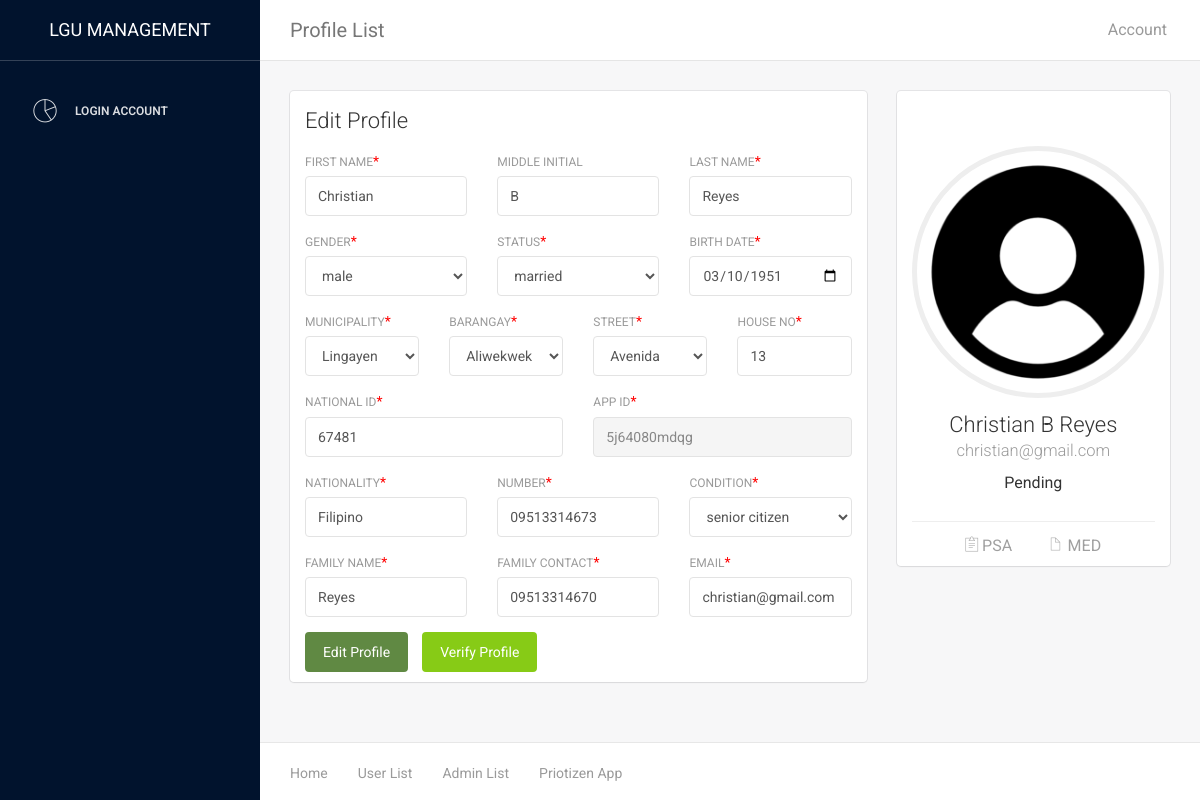
The page /LGU/user_edit.php?user_id=5j64080mdqg on the database its author committed.
### tables this page shows
CREATE TABLE `verified` (
  `id` int(11) NOT NULL,
  `fname` varchar(45) DEFAULT NULL,
  `mi` varchar(5) DEFAULT NULL,
  `lname` varchar(45) DEFAULT NULL,
  `email` varchar(45) DEFAULT NULL,
  `bdate` varchar(20) DEFAULT NULL,
  `status_rs` varchar(20) DEFAULT NULL,
  `gender` varchar(20) DEFAULT 'Male',
  `address` varchar(100) DEFAULT NULL,
  `number` varchar(15) DEFAULT NULL,
  `valid_id` varchar(200) DEFAULT NULL,
  `app_id` varchar(15) DEFAULT NULL,
  `photo` varchar(200) DEFAULT NULL,
  `conditions` varchar(20) DEFAULT NULL,
  `nationality` varchar(45) NOT NULL DEFAULT 'Filipino',
  `family_name` varchar(45) DEFAULT NULL,
  `family_contact` varchar(15) DEFAULT NULL,
  `brgy` varchar(45) DEFAULT NULL
);

CREATE TABLE `address` (
  `id` int(11) NOT NULL,
  `user_id` varchar(45) DEFAULT NULL,
  `brgy` varchar(45) DEFAULT NULL,
  `street` varchar(45) DEFAULT NULL,
  `house` varchar(45) DEFAULT NULL
);

CREATE TABLE `account` (
  `id` int(11) NOT NULL,
  `account_id` varchar(45) DEFAULT NULL,
  `email` varchar(45) DEFAULT NULL,
  `passcode` varchar(45) DEFAULT NULL,
  `account_type` varchar(10) DEFAULT 'user',
  `account_status` varchar(10) DEFAULT 'Pending',
  `isfirstlogin` int(1) DEFAULT '0'
);

### LGU/user_edit.php (the view, shortened to what this page needs)
<?php
require('connection.php');
if(isset($_GET['user_id'])){
    $user_id = $_GET['user_id'];
}else{
    $user_id = $_SESSION['user_id'];
}
$query = "SELECT v.*, a.account_status ,ad.* , d.psa , d.med FROM verified v INNER JOIN  account a on a.account_id = v.app_id inner join doc d on v.app_id = d.user_id inner join address ad on ad.user_id = v.app_id where v.app_id= '$user_id'";
$result = mysqli_query($conn, $query);
$assoc = mysqli_fetch_assoc($result);
extract($assoc);
?>
<!doctype html>
<html lang="en">
<head>
    <link href="assets/css/bootstrap.min.css" rel="stylesheet" />
    <link href="assets/css/animate.min.css" rel="stylesheet"/>
    <link href="assets/css/light-bootstrap-dashboard.css?v=1.4.0" rel="stylesheet"/>
    <link href="assets/css/demo.css" rel="stylesheet" />
    <link href="assets/css/confirmation.css" rel="stylesheet" />
    <link href="http://maxcdn.bootstrapcdn.com/font-awesome/4.2.0/css/font-awesome.min.css" rel="stylesheet">
    <link href="assets/css/pe-icon-7-stroke.css" rel="stylesheet" />
</head>
<body>
<div class="wrapper">
    <div class="sidebar" data-color="purple" >
    	        <?php
        include('includes/sidebar.php'); ?>
    </div>
    <div class="main-panel">
		    <?php include('includes/navbar.php'); ?>
        <div class="content">
            <div class="container-fluid">
                <div class="row">
                    <div class="col-md-8">
                        <div class="card">
                            <div class="header">
                                <h4 class="title">Edit Profile</h4>
                            </div>
                            <div class="content">
                                    <div class="row">
                                        <div class="col-md-4">
                                            <div class="form-group">
                                                <label>First Name </label><span class="asterisk">*</span>
                                                <input id="fname" type="text" class="form-control"  placeholder="Enter first name"  value="<?php echo $fname; ?>" >
                                            </div>
                                        </div>
                                        <div class="col-md-4">
                                            <div class="form-group">
                                                <label>Middle Initial</label>
                                                <input id="mi" type="text" class="form-control" placeholder="Enter M.I" value="<?php echo $mi; ?>">
                                            </div>
                                        </div>
                                        <div class="col-md-4">
                                            <div class="form-group">
                                                <label for="exampleInputEmail1">Last Name</label><span class="asterisk">*</span>
                                                <input id="lname" type="text" class="form-control" placeholder="Enter last name" value="<?php echo $lname; ?>" >
                                            </div>
                                        </div>
                                    </div>
                                    <div class="row">
                                        <div class="col-md-4">
                                            <div class="form-group">
                                                <label>Gender</label><span class="asterisk">*</span>
                                                <select name="" class="form-control" id="gender">
                                                    <option value="<?php echo $gender; ?>" selected><?php echo $gender; ?></option>
                                                </select>
                                            </div>
                                        </div>
                                        <div class="col-md-4">
                                            <div class="form-group">
                                                <label>Status</label><span class="asterisk">*</span>
                                                <select name="  " class="form-control" id="status">
                                                    <option value="<?php echo $status_rs; ?>" selected><?php echo $status_rs; ?></option>
                                                </select>
                                            </div>
                                        </div>
                                        <div class="col-md-4">
                                            <div class="form-group">
                                                <label>Birth Date</label><span class="asterisk">*</span>
                                                <?php
                                                $formattedDate = date("Y-m-d", strtotime($bdate));
                                                ?>
                                                <input type="date" class="form-control" id="bdate" value="<?php echo $formattedDate ?>">
                                            </div>
                                        </div>
                                    </div>
                                    <div class="row otherInfoOff">
                                        <div class="col-md-3">
                                            <div class="form-group">
                                                <label>Municipality</label><span class="asterisk">*</span>
                                                <select name="  " class="form-control" id="municipality">
                                                    <option value="lingayen" selected>Lingayen</option>
                                                </select>
                                            </div>
                                        </div>
                                        <div class="col-md-3">
                                            <div class="form-group">
                                                <label>Barangay</label><span class="asterisk">*</span>
                                                <select name="" class="form-control" id="brgy" >
                                                    <option value="<?php echo $brgy ?>"><?php echo $brgy ?></option>
                                             </select>
                                            </div>
                                        </div>
                                        <div class="col-md-3">
                                            <div class="form-group">
                                                <label>Street</label><span class="asterisk">*</span>
                                                <select name="" class="form-control" id="street" >
                                                <option value="<?php echo $street ?>"><?php echo $street ?></option>
                                             </select>
                                            </div>
                                        </div>
                                        <div class="col-md-3">
                                            <div class="form-group">
                                                <label>House No</label><span class="asterisk">*</span>
                                                <input type="text" class="form-control" placeholder="House No/Block" id="house" value="<?php echo $house ?>">
                                            </div>
                                        </div>
                                    </div>
                                    <div class="row otherInfoOn" >
                                        <div class="col-md-6">
                                            <div class="form-group">
                                                <label>National ID</label><span class="asterisk">*</span>
                                                <input type="text" class="form-control" placeholder="Enter National ID Number" id="valid_id"  value="<?php echo $valid_id ?>">
                                            </div>
                                        </div>
                                        <div class="col-md-6">
                                            <div class="form-group">
                                                <label>APP ID</label><span class="asterisk">*</span>
                                                <input readonly type="text" class="form-control" placeholder="Enter APP ID Number" id="app_id" value="<?php echo $app_id ?>" >
                                            </div>
                                        </div>
                                    </div>
                                    <div class="row otherInfoOff">
                                        <div class="col-md-4">
                                            <div class="form-group">
                                                <label>Nationality</label><span class="asterisk">*</span>
                                                <input type="text" class="form-control" placeholder="Enter nationality" id="nationality" value="<?php echo $nationality ?>">
                                            </div>
                                        </div>
                                        <div class="col-md-4">
                                            <div class="form-group">
                                                <label>Number</label><span class="asterisk">*</span>
                                                <input type="text" class="form-control" placeholder="Enter number" id="number" value="<?php echo $number ?>">
                                            </div>
                                        </div>
                                        <div class="col-md-4">
                                            <div class="form-group">
                                                <label>Condition</label><span class="asterisk">*</span>
                                                <select name="  " class="form-control" id="conditions">
                                                    <option value="<?php echo $conditions ?>"><?php echo $conditions ?></option>
                                                </select>
                                            </div>
                                        </div>
                                    </div>
                                    <div class="row otherInfoOn" >
                                        <div class="col-md-4">
                                            <div class="form-group">
                                                <label>Family Name</label><span class="asterisk">*</span>
                                                <input type="text" class="form-control" placeholder="Enter Family Name" id="family_name" value="<?php echo $family_name ?>" >
                                            </div>
                                        </div>
                                        <div class="col-md-4">
                                            <div class="form-group">
                                                <label>Family Contact</label><span class="asterisk">*</span>
                                                <input type="text" class="form-control" placeholder="Enter Family Number" id="family_contact" value="<?php echo $family_contact ?>">
                                            </div>
                                        </div>
                                        <div class="col-md-4">
                                            <div class="form-group">
                                                <label>Email</label><span class="asterisk">*</span>
                                                <input type="email" class="form-control" placeholder="Email Address" id="email" value=" <?php echo $email ?>">
                                            </div>
                                        </div>
                                    </div>
                                    <div style="display: flex; gap:1em">
                                        <button type="submit" class="btn btn-info btn-fill pull-right " onclick="editUser()">Edit Profile</button>
                                        <button type="submit" class="btn btn-success btn-fill pull-right " onclick="verifyUser()" >Verify Profile</button>
                                    </div>
                            </div>
                        </div>
                    </div>
                    <div class="col-md-4">
                        <div class="card card-user">
                            <div class="image">
                            </div>
                            <div class="content">
                                <div class="author">
                                     <?php
                                        $imagePath = "../priotizen_app/user_img/$photo";
                                        if(file_exists($imagePath)) {
                                            echo '<img id="imageFile" class="avatar border-gray" style="height: 21em; width: 21em" src="../priotizen_app/user_img/'.$photo.'"  alt="..."/>';
                                        }else{
                                            echo '<img id="imageFile" class="avatar border-gray" style="height: 21em; width: 21em" src="../priotizen_app/user_img/empty.jpg"  alt="..."/>';
                                        }
                                      ?>
                                      <h4 class="title"><?php echo $fname." ".$mi." ".$lname ?><br />
                                         <small><?php echo $email ?></small>
                                      </h4>
                                    <h5><?php echo $account_status ?></h5>
                                </div>
                            </div>
                            <hr>
                            <div class="text-center">
                                <button onclick="showDoc('Psa')" href="#" class="btn btn-simple"><i class="pe-7s-note2"></i> PSA</button>
                                <button onclick="showDoc('Med')" href="#" class="btn btn-simple"><i class="pe-7s-file"></i> MED</button>
                            </div>
                        </div>
                    </div>
                </div>
            </div>
        </div>
        <footer class="footer">
            <div class="container-fluid">
                <nav class="pull-left">
                    <ul>
                        <li>
                            <a href="dashboard.php">
                                Home
                            </a>
                        </li>
                        <li>
                            <a href="table.php">
                                User List
                            </a>
                        </li>
                        <li>
                            <a href="table_user.php">
                                Admin List
                            </a>
                        </li>
                        <li>
                          <a href="../priotizen_app/index.html">
                                Priotizen App
                            </a>
                        </li>
                    </ul>
                </nav>
            </div>
        </footer>
    </div>
</div>
</body>
</html>

### LGU/assets/css/confirmation.css (style rules this page uses)
.asterisk { color: red; }

### rows shown on the page
verified: fname "Christian", mi "B", lname "Reyes", gender "male", status_rs "married", bdate "03/10/1951", brgy "Aliwekwek", street "Avenida", house "13", valid "67481", app "5j64080mdqg", nationality "Filipino", number "09513314673", conditions "senior citizen", family_name "Reyes", family_contact "09513314670", email "christian@gmail.com", photo (placeholder picture), account.account_status "Pending"
